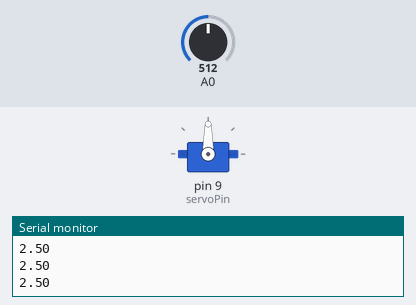
Simulated run of this sketch. Board: Arduino Uno, built with avr-gcc and run on an emulated ATmega328P. Shown: servo, the last lines printed to the serial monitor. Inputs (shaded band) come from the test bench; at power-on: A0 = 512.

Above: at 1.2 s.
1.3 s: A0 set to 417
4.3 s: A0 set to 391
At 7.4 s:
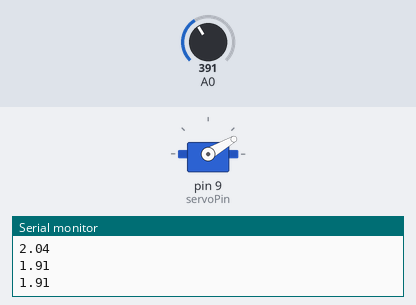
At 8.9 s:
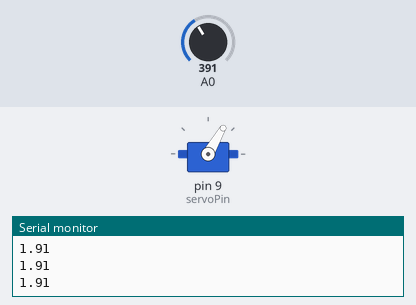
9.8 s: A0 set to 511
11.8 s: A0 set to 306
At 14.3 s:
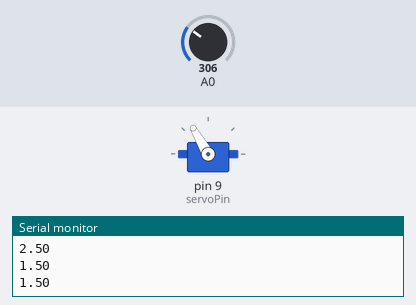
Timing chart, 0 to 45.3 s (numbered marks = the images above; inputs shaded):
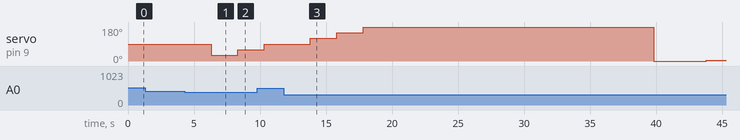

Measured:
- the behaviour switches between 410 and 409 on A0 (found by bisection; images 0 and 1)
- after the input at 4.3 s, servo on pin 9 (servoPin): 90° → 30° after 2.0 s, → 60° 2.0 s later
- after the input at 11.8 s, servo on pin 9 (servoPin): 90° → 120° after 2.0 s, → 150° 2.0 s later, → 180° 2.0 s later, → 0° 22.0 s later, … (5 changes in this stretch)

The sketch:

servo_ldr.ino
```cpp
#include<Servo.h>
float out;
int servoPos;
Servo myServo;
int servoPin=9;

void setup() {
  // put your setup code here, to run once:
  pinMode(A0,INPUT);
  pinMode(9,OUTPUT);
  Serial.begin(9600);
  myServo.attach(servoPin);
}

void loop() {
  // put your main code here, to run repeatedly:
  out=analogRead(A0);
  out=(out/1023)*5;
  Serial.println(out);
  if(out <= 2.0)
  {
    digitalWrite(8,HIGH);
    delay(2000);
    digitalWrite(8,LOW);
    servoPos+=30;
    myServo.write(servoPos);

  }
}
```
